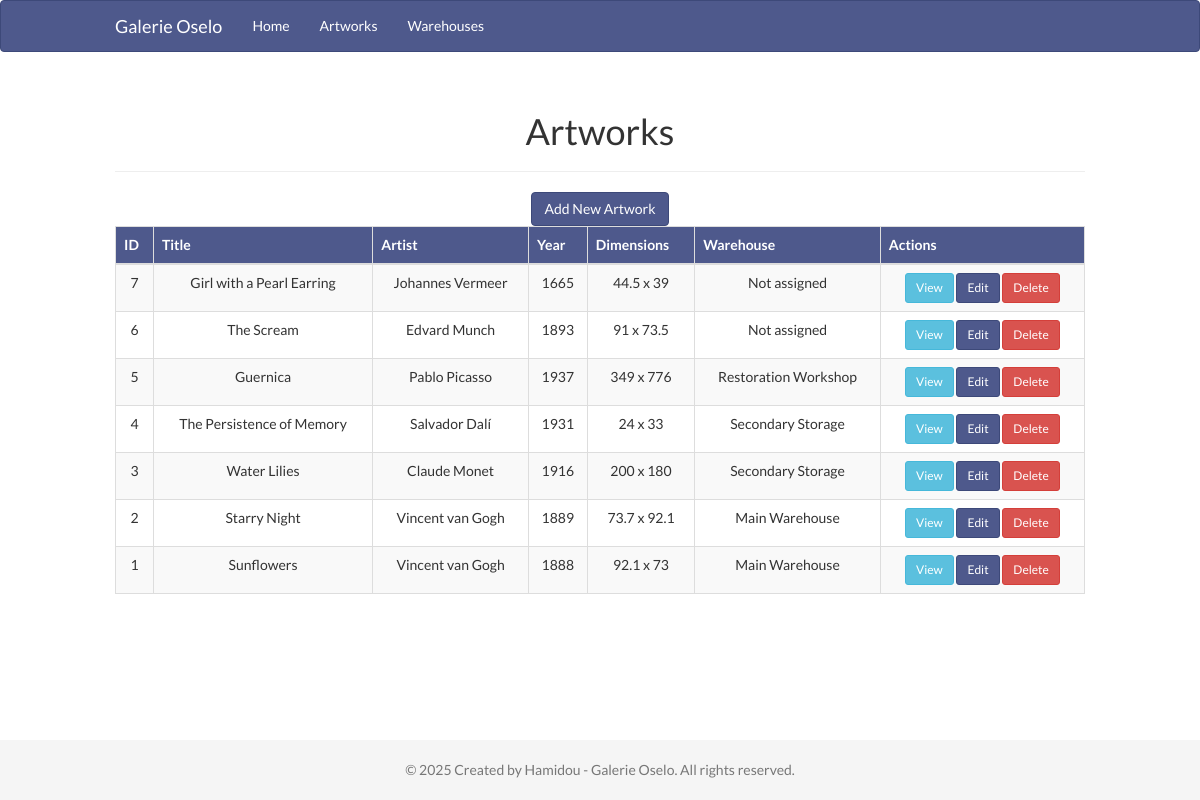
The page /views/artworks/index.php on the database as committed earlier.
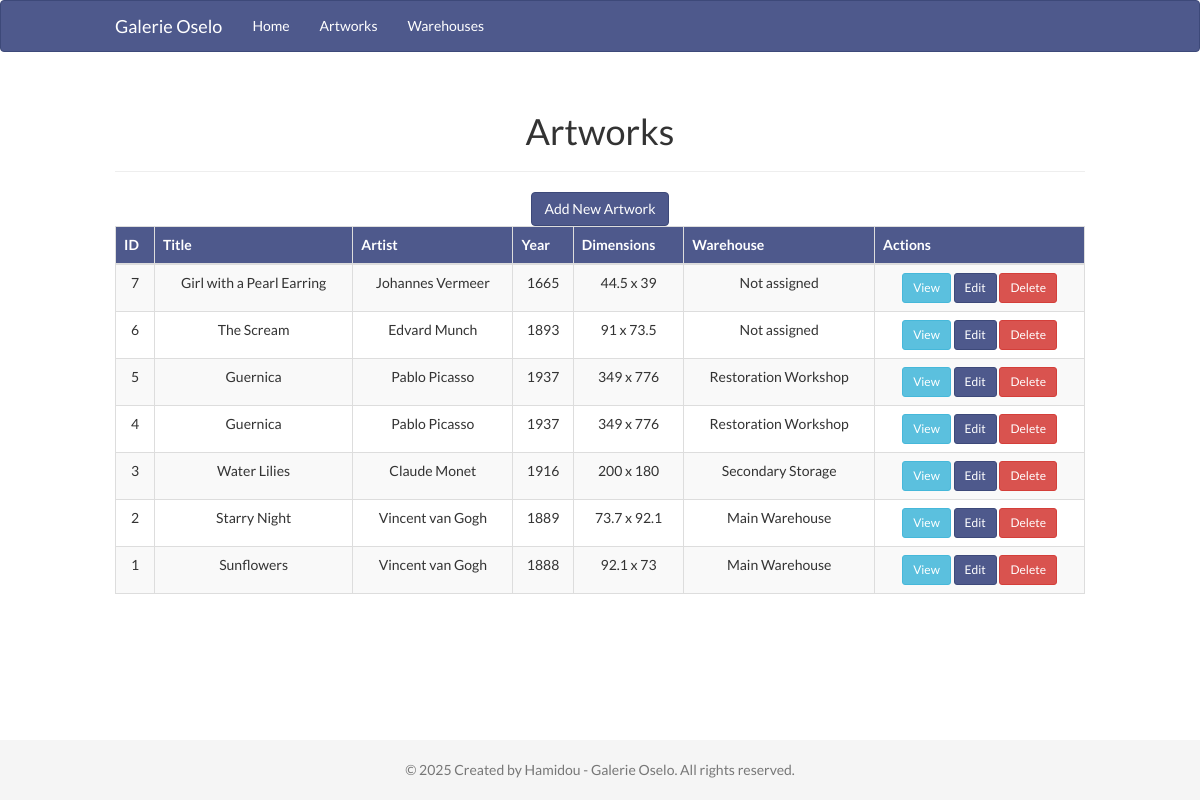
The same page on the database as committed later.
### tables this page shows
CREATE TABLE artworks (
    id INT AUTO_INCREMENT PRIMARY KEY,
    title VARCHAR(255) NOT NULL,
    year INT,
    artist_name VARCHAR(255),
    width FLOAT,
    height FLOAT,
    warehouse_id INT,
    created_at TIMESTAMP DEFAULT CURRENT_TIMESTAMP,
    updated_at TIMESTAMP DEFAULT CURRENT_TIMESTAMP ON UPDATE CURRENT_TIMESTAMP,
    FOREIGN KEY (warehouse_id) REFERENCES warehouses(id) ON DELETE SET NULL
);

CREATE TABLE warehouses (
    id INT AUTO_INCREMENT PRIMARY KEY,
    name VARCHAR(255) NOT NULL,
    address TEXT,
    created_at TIMESTAMP DEFAULT CURRENT_TIMESTAMP,
    updated_at TIMESTAMP DEFAULT CURRENT_TIMESTAMP ON UPDATE CURRENT_TIMESTAMP
);

### views/artworks/index.php (called while the page is built)
<?php
include_once '../../controllers/ArtworkController.php';
$controller = new ArtworkController();
$controller->index();
?>

### config/database.php (called while the page is built, shortened)
<?php
class Database {
    private $host = "localhost";
    private $db_name = "galerie_oselo";
    private $username = "root";
    private $password = "";
    public function getConnection() {
        $this->conn = null;
        try {
            $this->conn = new PDO("mysql:host=" . $this->host . ";dbname=" . $this->db_name, $this->username, $this->password);
            $this->conn->setAttribute(PDO::ATTR_ERRMODE, PDO::ERRMODE_EXCEPTION);
            $this->conn->exec("set names utf8");
        } catch(PDOException $exception) {
            echo "Connection error: " . $exception->getMessage();
        }
        return $this->conn;
    }
}
?>

### models/Artwork.php (called while the page is built, shortened)
<?php
class Artwork {
    private $conn;
    private $table_name = "artworks";
    public function __construct($db) {
        $this->conn = $db;
    }
    public function readAll() {
        $query = "SELECT a.id, a.title, a.year, a.artist_name, a.width, a.height,
                  a.warehouse_id, a.created_at, a.updated_at, w.name as warehouse_name
                  FROM " . $this->table_name . " a
                  LEFT JOIN warehouses w ON a.warehouse_id = w.id
                  ORDER BY a.id DESC";
        $stmt = $this->conn->prepare($query);
        $stmt->execute();
        return $stmt;
    }
}
?>

### controllers/ArtworkController.php (the view, shortened to what this page needs)
<?php
include_once '../../config/database.php';
include_once '../../models/Artwork.php';
class ArtworkController {
    private $artwork;
    public function __construct() {
        $database = new Database();
        $this->db = $database->getConnection();
        $this->artwork = new Artwork($this->db);
    }
    public function index() {
        $stmt = $this->artwork->readAll();
        $num = $stmt->rowCount();
        $base_url = "../..";
        include_once '../../includes/header.php';
        if($num > 0) {
            echo "<div class='container'>";
            echo "<div class='row'>";
            echo "<div class='col-md-12'>";
            echo "<div class='page-header'>";
            echo "<h1>Artworks</h1>";
            echo "</div>";
            echo "<a href='create.php' class='btn btn-primary mb-3'>Add New Artwork</a>";
            echo "<div class='table-responsive'>";
            echo "<table class='table table-striped table-bordered'>";
            echo "<thead>";
            echo "<tr>";
            echo "<th>ID</th>";
            echo "<th>Title</th>";
            echo "<th>Artist</th>";
            echo "<th>Year</th>";
            echo "<th>Dimensions</th>";
            echo "<th>Warehouse</th>";
            echo "<th>Actions</th>";
            echo "</tr>";
            echo "</thead>";
            echo "<tbody>";
            while($row = $stmt->fetch(PDO::FETCH_ASSOC)) {
                extract($row);
                echo "<tr>";
                echo "<td>{$id}</td>";
                echo "<td>{$title}</td>";
                echo "<td>{$artist_name}</td>";
                echo "<td>{$year}</td>";
                echo "<td>{$width} x {$height}</td>";
                echo "<td>" . ($warehouse_name ? $warehouse_name : "Not assigned") . "</td>";
                echo "<td>";
                echo "<a href='show.php?id={$id}' class='btn btn-info btn-sm'>View</a> ";
                echo "<a href='edit.php?id={$id}' class='btn btn-primary btn-sm'>Edit</a> ";
                echo "<a href='#' onclick='deleteArtwork({$id})' class='btn btn-danger btn-sm'>Delete</a>";
                echo "</td>";
                echo "</tr>";
            }
            echo "</tbody>";
            echo "</table>";
            echo "</div>";
            echo "</div>";
            echo "</div>";
            echo "</div>";
        }
        $output = ob_get_clean();
        echo $output;
        include_once '../../includes/footer.php';
    }
}
?>

### includes/header.php (shortened to what this page needs)
<!DOCTYPE html>
<html lang="en">
<head>
    <link rel="stylesheet" href="https://maxcdn.bootstrapcdn.com/bootstrap/3.4.1/css/bootstrap.min.css">
    <link rel="stylesheet" href="<?php echo isset($base_url) ? $base_url : ''; ?>/assets/css/style.css">
    <link rel="stylesheet" href="<?php echo isset($base_url) ? $base_url : ''; ?>/assets/css/responsive.css">
</head>
<body>
    <nav class="navbar navbar-default">
        <div class="container">
            <div class="navbar-header">
                <a class="navbar-brand" href="<?php echo isset($base_url) ? $base_url : ''; ?>/index.php">Galerie Oselo</a>
            </div>
            <div id="navbar" class="navbar-collapse collapse">
                <ul class="nav navbar-nav">
                    <li><a href="<?php echo isset($base_url) ? $base_url : ''; ?>/index.php">Home</a></li>
                    <li><a href="<?php echo isset($base_url) ? $base_url : ''; ?>/views/artworks/index.php">Artworks</a></li>
                    <li><a href="<?php echo isset($base_url) ? $base_url : ''; ?>/views/warehouses/index.php">Warehouses</a></li>
                </ul>
            </div>
        </div>
    </nav>

### includes/footer.php (shortened to what this page needs)
<footer class="footer">
        <div class="container">
            <p class="text-muted">&copy; <?php echo date("Y"); ?> Created by Hamidou - Galerie Oselo. All rights reserved.  </p>
        </div>
    </footer>
</body>
</html>

### assets/css/style.css (style rules this page uses)
body { font-family: 'Lato', sans-serif; background-color: #FFFFFF; color: #333333; padding-bottom: 0px; margin: 0; padding-top: 0px; padding-bottom: 70px; text-align: center; }
.navbar-default { background-color: #4E598C; border-color: #3D4979; }
.navbar-default .navbar-brand, .navbar-default .navbar-nav > li > a { color: #FFFFFF; }
.btn-primary { background-color: #4E598C; border-color: #3D4979; }
.table > thead > tr > th { background-color: #4E598C; color: #FFFFFF; }
.footer { position: fixed; bottom: 0; width: 100%; height: 60px; background-color: #f5f5f5; padding: 20px 0; }

### assets/css/responsive.css (style rules this page uses)
@media (min-width: 1200px) { .container { padding: 0 100px; } }

Rows that differ between the two databases and show on the page:
changed artworks id 4: title "The Persistence of Memory" → "Guernica"; artist_name "Salvador Dalí" → "Pablo Picasso"; year "1931" → "1937"; width "24" → "349"; height "33" → "776"; warehouse.name "Secondary Storage" → "Restoration Workshop"
